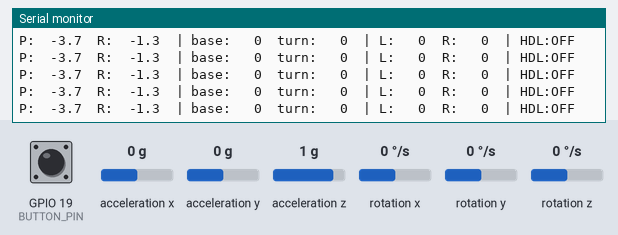
A sketch run on a simulated ESP32. On the bench: the last lines printed to the serial monitor. The inputs (shaded band) are chosen by the test bench; at power-on: acceleration x 0 g, GPIO 19 (BUTTON_PIN) HIGH, acceleration y 0 g, acceleration z 1 g, rotation x 0 °/s, rotation y 0 °/s, rotation z 0 °/s.

Above: at 2.0 s.
2.1 s: acceleration x set to -1.4 g
At 3.2 s:
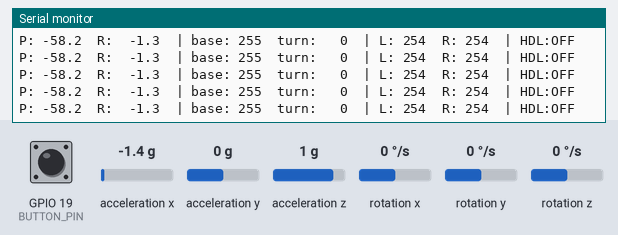
3.6 s: GPIO 19 (BUTTON_PIN) pulled LOW for 0.15 s
At 4.6 s:
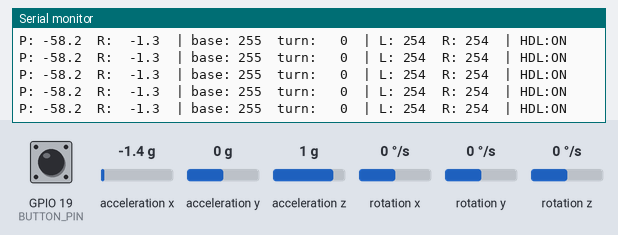
5.2 s: acceleration y set to -1.4 g
At 6.2 s:
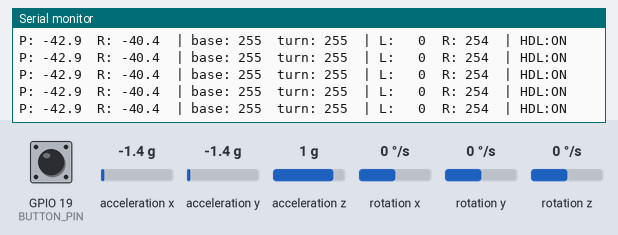
6.7 s: GPIO 19 (BUTTON_PIN) pulled LOW for 1 s
At 7.5 s:
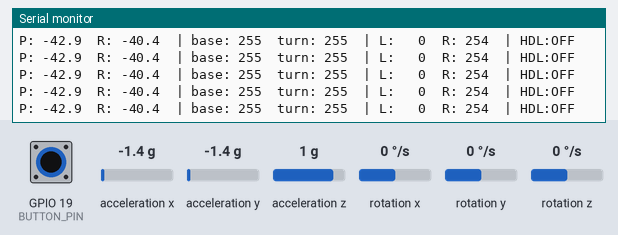
9.2 s: acceleration x set to 0 g
At 10.3 s:
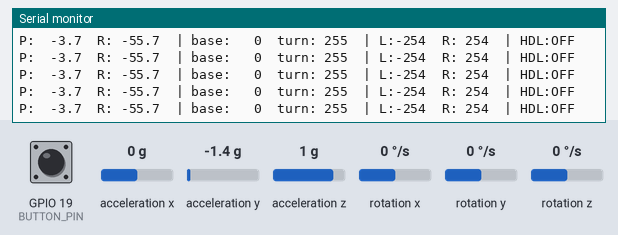
10.8 s: GPIO 19 (BUTTON_PIN) pulled LOW for 0.15 s
At 11.9 s:
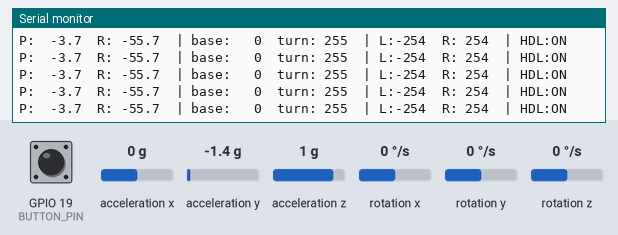
Timing chart, 0 to 13.7 s (numbered marks = the images above; inputs shaded):
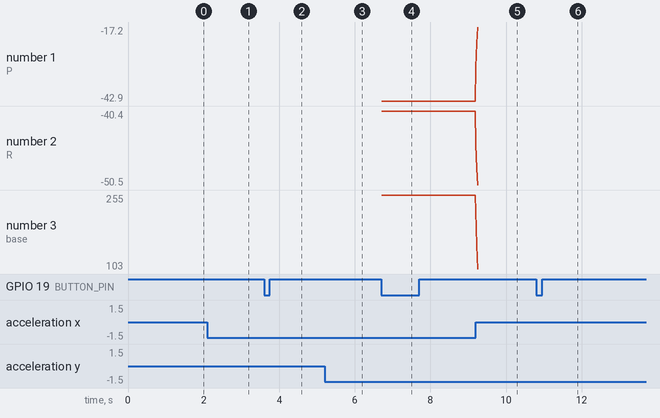

The sketch:

final_transmitter_code.ino
```cpp
/*
 * TRANSMITTER CODE - ESP32 + MPU6050 + Headlight Button
 * ======================================================
 * MPU6050 --> ESP32
 *   VCC   --> 3.3V
 *   GND   --> GND
 *   SDA   --> G21
 *   SCL   --> G22
 *
 * Push Button --> GPIO19 and GND
 * Protocol  : ESP-NOW
 * Receiver  : 30:83:98:95:14:25
 * Core      : ESP32 Arduino Core 3.x
 */

#include <Wire.h>
#include <MPU6050.h>
#include <esp_now.h>
#include <WiFi.h>

uint8_t receiverMAC[] = {0x30, 0x83, 0x98, 0x95, 0x14, 0x25};

typedef struct {
  int leftSpeed;
  int rightSpeed;
  bool headlight;
} MotorData;

MotorData motorData;
MPU6050 mpu;

float filteredPitch = 0;
float filteredRoll  = 0;
float smoothLeft    = 0;
float smoothRight   = 0;

float pitchOffset = 3.7323;
float rollOffset  = 1.2550;

#define LPF             0.7f
#define SMOOTH          0.3f
#define PITCH_DEAD_ZONE 12.0f
#define ROLL_DEAD_ZONE  8.0f
#define MAX_ANGLE       35.0f
#define MIN_PWM         60

// Button
#define BUTTON_PIN      19
bool headlightState     = false;
bool lastButtonState    = HIGH;
unsigned long lastDebounceTime = 0;
#define DEBOUNCE_DELAY  50

void onSent(const wifi_tx_info_t *info, esp_now_send_status_t status) {}

int applyDeadZone(float angle, float deadZone) {
  if (abs(angle) < deadZone) return 0;
  float sign  = (angle > 0) ? 1.0f : -1.0f;
  float ratio = (abs(angle) - deadZone) / (MAX_ANGLE - deadZone);
  ratio = constrain(ratio, 0.0f, 1.0f);
  return (int)(sign * (MIN_PWM + ratio * (255 - MIN_PWM)));
}

void setup() {
  Serial.begin(115200);

  pinMode(BUTTON_PIN, INPUT_PULLUP);

  Wire.begin(21, 22);
  mpu.initialize();

  int16_t ax, ay, az, gx, gy, gz;
  for (int i = 0; i < 100; i++) {
    mpu.getMotion6(&ax, &ay, &az, &gx, &gy, &gz);
    delay(5);
  }

  mpu.getMotion6(&ax, &ay, &az, &gx, &gy, &gz);
  float ax_g = ax / 16384.0f;
  float ay_g = ay / 16384.0f;
  float az_g = az / 16384.0f;
  filteredPitch = atan2(ax_g, sqrt(ay_g*ay_g + az_g*az_g)) * 180.0f / PI - pitchOffset;
  filteredRoll  = atan2(ay_g, sqrt(ax_g*ax_g + az_g*az_g)) * 180.0f / PI - rollOffset;

  WiFi.mode(WIFI_STA);
  WiFi.disconnect();
  WiFi.setTxPower(WIFI_POWER_19_5dBm);

  if (esp_now_init() != ESP_OK) { Serial.println("ESP-NOW FAILED!"); while(true); }
  esp_now_register_send_cb(onSent);

  esp_now_peer_info_t peerInfo = {};
  memcpy(peerInfo.peer_addr, receiverMAC, 6);
  peerInfo.channel = 0;
  peerInfo.encrypt = false;
  if (esp_now_add_peer(&peerInfo) != ESP_OK) { Serial.println("Peer FAILED!"); while(true); }

  Serial.println("Transmitter ready!");
}

void loop() {
  // ── Button debounce & toggle ──────────────────────
  bool currentButton = digitalRead(BUTTON_PIN);
  if (currentButton == LOW && lastButtonState == HIGH) {
    if (millis() - lastDebounceTime > DEBOUNCE_DELAY) {
      headlightState = !headlightState;
      lastDebounceTime = millis();
      Serial.printf("Headlight: %s\n", headlightState ? "ON" : "OFF");
    }
  }
  lastButtonState = currentButton;
  // ── MPU6050 read ─────────────────────────────────
  int16_t ax, ay, az, gx, gy, gz;
  mpu.getMotion6(&ax, &ay, &az, &gx, &gy, &gz);

  float ax_g = ax / 16384.0f;
  float ay_g = ay / 16384.0f;
  float az_g = az / 16384.0f;

  float rawPitch = atan2(ax_g, sqrt(ay_g*ay_g + az_g*az_g)) * 180.0f / PI - pitchOffset;
  float rawRoll  = atan2(ay_g, sqrt(ax_g*ax_g + az_g*az_g)) * 180.0f / PI - rollOffset;

  filteredPitch = LPF * filteredPitch + (1.0f - LPF) * rawPitch;
  filteredRoll  = LPF * filteredRoll  + (1.0f - LPF) * rawRoll;

  int base = applyDeadZone(-filteredPitch, PITCH_DEAD_ZONE);
  int turn = applyDeadZone(-filteredRoll,  ROLL_DEAD_ZONE);

  int targetLeft  = 0;
  int targetRight = 0;

  if (base == 0 && turn == 0) {
    targetLeft  = 0;
    targetRight = 0;
  } else if (base == 0 && turn != 0) {
    targetLeft  = -turn;
    targetRight =  turn;
  } else if (base > 0) {
    targetLeft  = constrain(base - turn, 0, 255);
    targetRight = constrain(base + turn, 0, 255);
  } else {
    targetLeft  = base;
    targetRight = base;
  }

  smoothLeft  = smoothLeft  + SMOOTH * (targetLeft  - smoothLeft);
  smoothRight = smoothRight + SMOOTH * (targetRight - smoothRight);

  if (base == 0 && turn == 0) {
    smoothLeft  = 0;
    smoothRight = 0;
  }

  motorData.leftSpeed  = (int)smoothLeft;
  motorData.rightSpeed = (int)smoothRight;
  motorData.headlight  = headlightState;

  esp_now_send(receiverMAC, (uint8_t *)&motorData, sizeof(motorData));

  Serial.printf("P:%6.1f  R:%6.1f  | base:%4d  turn:%4d  | L:%4d  R:%4d  | HDL:%s\n",
                filteredPitch, filteredRoll, base, turn,
                motorData.leftSpeed, motorData.rightSpeed,
                headlightState ? "ON" : "OFF");

  delay(20);
}
```

Measured:
- after the input at 2.1 s, the serial monitor: prints a new line at once (image 1)
- after the input at 3.6 s, the serial monitor: prints a new line at once (image 2)
- after the input at 5.2 s, the serial monitor: prints a new line at once (image 3)
- after the input at 6.7 s, the serial monitor: prints a new line at once (image 4)
- after the input at 9.2 s, the serial monitor: prints a new line at once (image 5)
- after the input at 10.8 s, the serial monitor: prints a new line at once (image 6)
- plotted number 1: -42.9 → -17.2 after the input at 9.2 s
- plotted number 2: -40.4 → -50.5 after the input at 9.2 s
